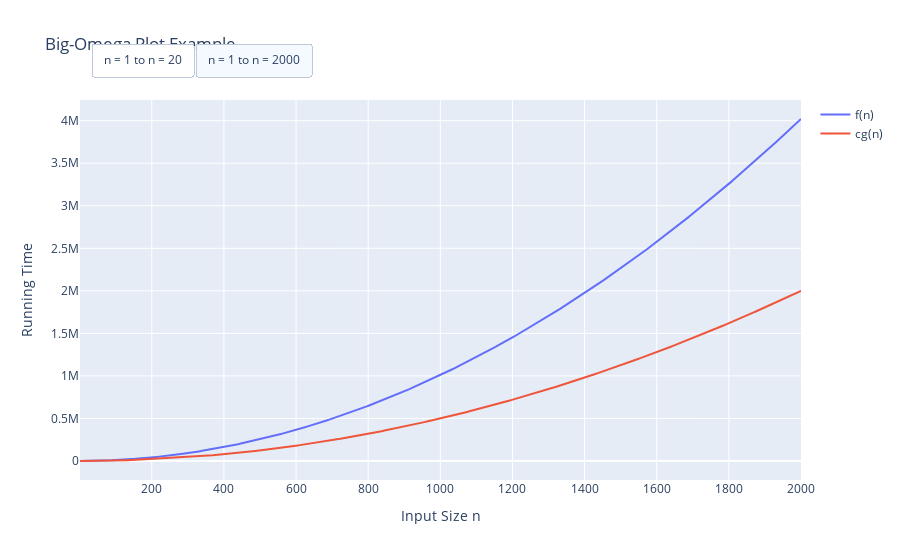

Source (notebook cell):
### Markdown cell above
## Big-$ \Omega $

Let $f(n)$ and $g(n)$ be functions mapping positive integers to positive real numbers.

We say $f(n)$ $\epsilon$ $\Omega(g(n))$ if there is a real constant $c > 0$ and an integer constant $n_0 \geq 1$ such that:

$f(n) \geq cg(n)$, for all $n \geq n_0$

Remember Big-$\Omega$ is a ***LOWER BOUND***

### Big-$\Omega$ Plot Example

### Code cell
# Increase 21 to 2001 to show that f(n) is still greater than or equal to cg(n) for larger values of n
n1 = np.arange(1, 21, 1)
n2 = np.arange(1, 2001, 1) 

big_omega_dict_using_n1= {
    'f(n)': n1**2 + 10*n1,
    'cg(n)': .5*n1**2,
}

big_omega_dict_using_n2= {
    'f(n)': n2**2 + 10*n2,
    'cg(n)': .5*n2**2,
}

labels = list(big_omega_dict_using_n1.keys())
n1_functions = list(big_omega_dict_using_n1.values())

n2_functions = list(big_omega_dict_using_n2.values())

n1_initialVisibility = [True, True]
n2_initialVisibility = [False, False]

# Create figure
fig = go.Figure()
    
for i in range(len(labels)):
    fig.add_trace(go.Scatter(x=n1, y=n1_functions[i], name=labels[i], visible=n1_initialVisibility[i], mode="lines"))
    fig.add_trace(go.Scatter(x=n2, y=n2_functions[i], name=labels[i], visible=n2_initialVisibility[i], mode="lines"))
              
fig.update_layout(
    title_text="Big-Omega Plot Example",
    xaxis=dict(title="Input Size n"),
    yaxis=dict(title="Running Time")
)

fig.layout.update(
   updatemenus = [
      go.layout.Updatemenu(
         type = "buttons", direction = "right", active = 0, x = 0.32, y = 1.15,
         buttons = list(
            [
               dict(
                  label = "n = 1 to n = 20", method = "restyle",
                  args = [{"visible": [True, False, True, False]}]
               ),
               dict(
                  label = "n = 1 to n = 2000", method = "restyle", 
                  args = [{"visible": [False, True, False, True]}]
               ),
            ]
         )
      )
   ]
)

fig.show()

### Figure 1 — Plotly figure (JSON) as saved in the notebook; plotly's stock layout.template omitted (floating-point values rounded to 4 significant figures; data arrays with more than 128 entries replaced by an {"elided": "..."} marker saying what was removed)
{"data": [{"mode": "lines", "name": "f(n)", "type": "scatter", "visible": false, "x": [1, 2, 3, 4, 5, 6, 7, 8, 9, 10, 11, 12, 13, 14, 15, 16, 17, 18, 19, 20], "y": [11, 24, 39, 56, 75, 96, 119, 144, 171, 200, 231, 264, 299, 336, 375, 416, 459, 504, 551, 600]}, {"mode": "lines", "name": "f(n)", "type": "scatter", "visible": true, "x": {"elided": "2000 int values"}, "y": {"elided": "2000 int values"}}, {"mode": "lines", "name": "cg(n)", "type": "scatter", "visible": false, "x": [1, 2, 3, 4, 5, 6, 7, 8, 9, 10, 11, 12, 13, 14, 15, 16, 17, 18, 19, 20], "y": [0.5, 2, 4.5, 8, 12.5, 18, 24.5, 32, 40.5, 50, 60.5, 72, 84.5, 98, 112.5, 128, 144.5, 162, 180.5, 200]}, {"mode": "lines", "name": "cg(n)", "type": "scatter", "visible": true, "x": {"elided": "2000 int values"}, "y": {"elided": "2000 float values"}}], "layout": {"autosize": true, "title": {"text": "Big-Omega Plot Example"}, "updatemenus": [{"active": 1, "buttons": [{"args": [{"visible": [true, false, true, false]}], "label": "n = 1 to n = 20", "method": "restyle"}, {"args": [{"visible": [false, true, false, true]}], "label": "n = 1 to n = 2000", "method": "restyle"}], "direction": "right", "type": "buttons", "x": 0.32, "y": 1.15}], "xaxis": {"autorange": true, "range": [1, 2000], "title": {"text": "Input Size n"}, "type": "linear"}, "yaxis": {"autorange": true, "range": [-223300.0, 4243000.0], "title": {"text": "Running Time"}, "type": "linear"}}}
